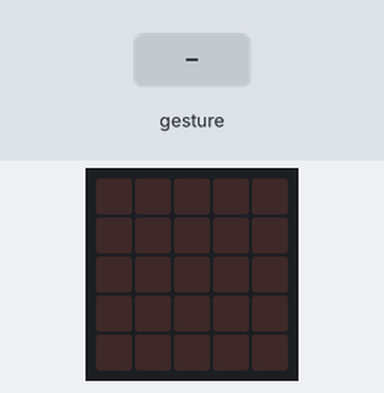
A program run on a simulated BBC micro:bit (MakeCode). Shown: the board's 5×5 LED display. The test bench sets the inputs (shaded band). Random numbers come from a fixed seed; a tilt is held for 1.5 s and a shake lasts 1 s, then the board lies face up again.

Above: at 1.2 s.
1.3 s: gesture 'shake'
At 2.1 s:
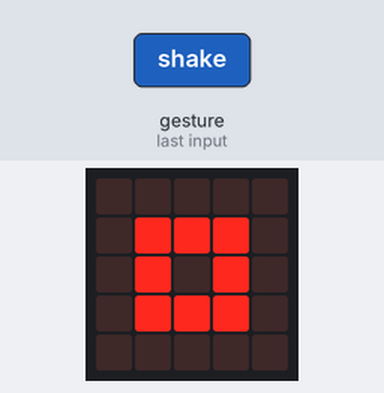
3.0 s: gesture 'shake'
At 4.6 s:
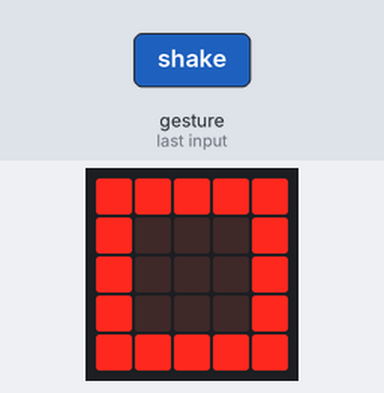
Timing chart, 0 to 6.1 s (numbered marks = the images above; inputs shaded):
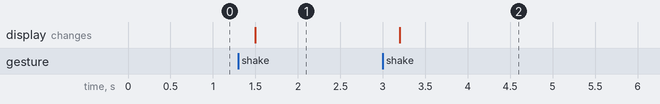

Measured:
- after the input at 1.3 s, the display: changes after 0.20 s (image 1)
- after the input at 3.0 s, the display: changes after 0.20 s (image 2)

The program:

main.ts
```typescript
let random_number = 0
input.onGesture(Gesture.Shake, function () {
    random_number = randint(1, 3)
    if (random_number == 1) {
        basic.showIcon(IconNames.SmallSquare)
    } else if (random_number == 2) {
        basic.showIcon(IconNames.Scissors)
    } else {
        basic.showIcon(IconNames.Square)
    }
})
basic.forever(function () {

})
```

test.ts
```typescript
// tests go here; this will not be compiled when this package is used as an extension.
```
